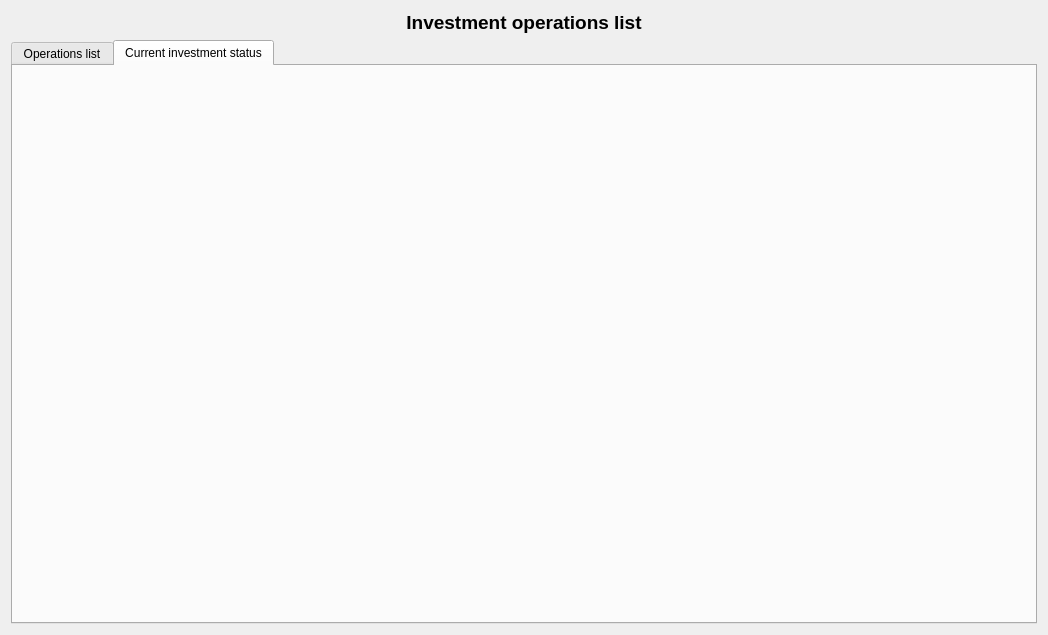
<?xml version="1.0" encoding="UTF-8"?>
<ui version="4.0">
 <class>wdgInvestmentsOperations</class>
 <widget class="QWidget" name="wdgInvestmentsOperations">
  <property name="geometry">
   <rect>
    <x>0</x>
    <y>0</y>
    <width>1048</width>
    <height>635</height>
   </rect>
  </property>
  <layout class="QHBoxLayout" name="horizontalLayout">
   <item>
    <layout class="QVBoxLayout" name="verticalLayout">
     <item>
      <widget class="QLabel" name="lbl">
       <property name="font">
        <font>
         <pointsize>14</pointsize>
         <weight>75</weight>
         <bold>true</bold>
        </font>
       </property>
       <property name="text">
        <string>Investment operations list</string>
       </property>
       <property name="alignment">
        <set>Qt::AlignCenter</set>
       </property>
      </widget>
     </item>
     <item>
      <widget class="QTabWidget" name="tab">
       <property name="currentIndex">
        <number>1</number>
       </property>
       <widget class="QWidget" name="tab_1">
        <attribute name="icon">
         <iconset resource="../images/xulpymoney.qrc">
          <normaloff>:/xulpymoney/document-edit.png</normaloff>:/xulpymoney/document-edit.png</iconset>
        </attribute>
        <attribute name="title">
         <string>Operations list</string>
        </attribute>
        <layout class="QHBoxLayout" name="horizontalLayout_7">
         <item>
          <layout class="QVBoxLayout" name="verticalLayout_4">
           <item>
            <widget class="QGroupBox" name="groupBox">
             <property name="title">
              <string>List options</string>
             </property>
             <layout class="QHBoxLayout" name="horizontalLayout_6">
              <item>
               <layout class="QVBoxLayout" name="verticalLayout_2">
                <item>
                 <layout class="QVBoxLayout" name="verticalLayout_3">
                  <item>
                   <layout class="QHBoxLayout" name="horizontalLayout_3">
                    <item>
                     <widget class="QRadioButton" name="radYear">
                      <property name="text">
                       <string>Show all investment operations from selected year</string>
                      </property>
                     </widget>
                    </item>
                    <item>
                     <widget class="wdgYear" name="wy" native="true"/>
                    </item>
                    <item>
                     <spacer name="horizontalSpacer_2">
                      <property name="orientation">
                       <enum>Qt::Horizontal</enum>
                      </property>
                      <property name="sizeHint" stdset="0">
                       <size>
                        <width>40</width>
                        <height>20</height>
                       </size>
                      </property>
                     </spacer>
                    </item>
                   </layout>
                  </item>
                  <item>
                   <layout class="QHBoxLayout" name="horizontalLayout_2">
                    <item>
                     <widget class="QRadioButton" name="radYearMonth">
                      <property name="text">
                       <string>Show investment operations from selected year and month</string>
                      </property>
                      <property name="checked">
                       <bool>true</bool>
                      </property>
                     </widget>
                    </item>
                    <item>
                     <widget class="wdgYearMonth" name="wym" native="true"/>
                    </item>
                    <item>
                     <spacer name="horizontalSpacer">
                      <property name="orientation">
                       <enum>Qt::Horizontal</enum>
                      </property>
                      <property name="sizeHint" stdset="0">
                       <size>
                        <width>40</width>
                        <height>20</height>
                       </size>
                      </property>
                     </spacer>
                    </item>
                   </layout>
                  </item>
                 </layout>
                </item>
                <item>
                 <widget class="Line" name="line">
                  <property name="orientation">
                   <enum>Qt::Horizontal</enum>
                  </property>
                 </widget>
                </item>
                <item>
                 <layout class="QHBoxLayout" name="horizontalLayout_4">
                  <item>
                   <spacer name="horizontalSpacer_3">
                    <property name="orientation">
                     <enum>Qt::Horizontal</enum>
                    </property>
                    <property name="sizeHint" stdset="0">
                     <size>
                      <width>40</width>
                      <height>20</height>
                     </size>
                    </property>
                   </spacer>
                  </item>
                  <item>
                   <widget class="QComboBox" name="cmbFilters">
                    <property name="sizeAdjustPolicy">
                     <enum>QComboBox::AdjustToContents</enum>
                    </property>
                    <item>
                     <property name="text">
                      <string>Show all investment operations</string>
                     </property>
                     <property name="icon">
                      <iconset resource="../images/xulpymoney.qrc">
                       <normaloff>:/xulpymoney/star.png</normaloff>:/xulpymoney/star.png</iconset>
                     </property>
                    </item>
                    <item>
                     <property name="text">
                      <string>Show purchasing investment operations</string>
                     </property>
                     <property name="icon">
                      <iconset resource="../images/xulpymoney.qrc">
                       <normaloff>:/xulpymoney/add.png</normaloff>:/xulpymoney/add.png</iconset>
                     </property>
                    </item>
                    <item>
                     <property name="text">
                      <string>Show selling investment operations</string>
                     </property>
                     <property name="icon">
                      <iconset resource="../images/xulpymoney.qrc">
                       <normaloff>:/xulpymoney/list-remove.png</normaloff>:/xulpymoney/list-remove.png</iconset>
                     </property>
                    </item>
                    <item>
                     <property name="text">
                      <string>Exclude selling and purchasing investment operations</string>
                     </property>
                     <property name="icon">
                      <iconset resource="../images/xulpymoney.qrc">
                       <normaloff>:/xulpymoney/eye_red.png</normaloff>:/xulpymoney/eye_red.png</iconset>
                     </property>
                    </item>
                   </widget>
                  </item>
                 </layout>
                </item>
               </layout>
              </item>
             </layout>
            </widget>
           </item>
           <item>
            <widget class="mqtwObjects" name="mqtw" native="true"/>
           </item>
          </layout>
         </item>
        </layout>
       </widget>
       <widget class="QWidget" name="tab_2">
        <attribute name="icon">
         <iconset resource="../images/xulpymoney.qrc">
          <normaloff>:/xulpymoney/document-edit.png</normaloff>:/xulpymoney/document-edit.png</iconset>
        </attribute>
        <attribute name="title">
         <string>Current investment status</string>
        </attribute>
        <layout class="QHBoxLayout" name="horizontalLayout_5">
         <item>
          <widget class="mqtwObjects" name="mqtwCurrent" native="true"/>
         </item>
        </layout>
       </widget>
      </widget>
     </item>
    </layout>
   </item>
  </layout>
  <action name="actionShowInvestment">
   <property name="icon">
    <iconset resource="../images/xulpymoney.qrc">
     <normaloff>:/xulpymoney/bundle.png</normaloff>:/xulpymoney/bundle.png</iconset>
   </property>
   <property name="text">
    <string>Show investment</string>
   </property>
   <property name="toolTip">
    <string>Show investment</string>
   </property>
  </action>
  <action name="actionShowInvestmentOperation">
   <property name="icon">
    <iconset resource="../images/xulpymoney.qrc">
     <normaloff>:/xulpymoney/document-edit.png</normaloff>:/xulpymoney/document-edit.png</iconset>
   </property>
   <property name="text">
    <string>Show investment operation</string>
   </property>
   <property name="toolTip">
    <string>Show investment operation</string>
   </property>
  </action>
  <action name="actionShowAccount">
   <property name="icon">
    <iconset resource="../images/xulpymoney.qrc">
     <normaloff>:/xulpymoney/coins.png</normaloff>:/xulpymoney/coins.png</iconset>
   </property>
   <property name="text">
    <string>Show account</string>
   </property>
   <property name="toolTip">
    <string>Show account</string>
   </property>
  </action>
  <action name="actionShowProduct">
   <property name="icon">
    <iconset resource="../images/xulpymoney.qrc">
     <normaloff>:/xulpymoney/books.png</normaloff>:/xulpymoney/books.png</iconset>
   </property>
   <property name="text">
    <string>Show product</string>
   </property>
   <property name="toolTip">
    <string>Show product</string>
   </property>
  </action>
  <action name="actionRangeReport">
   <property name="icon">
    <iconset resource="../images/xulpymoney.qrc">
     <normaloff>:/xulpymoney/eye.png</normaloff>:/xulpymoney/eye.png</iconset>
   </property>
   <property name="text">
    <string>Hide in range report</string>
   </property>
   <property name="toolTip">
    <string>Hide in range report</string>
   </property>
  </action>
 </widget>
 <customwidgets>
  <customwidget>
   <class>wdgYearMonth</class>
   <extends>QWidget</extends>
   <header location="global">wdgYearMonth</header>
   <container>1</container>
  </customwidget>
  <customwidget>
   <class>wdgYear</class>
   <extends>QWidget</extends>
   <header location="global">wdgYear</header>
   <container>1</container>
  </customwidget>
  <customwidget>
   <class>mqtwObjects</class>
   <extends>QWidget</extends>
   <header location="global">myqtablewidget</header>
   <container>1</container>
  </customwidget>
 </customwidgets>
 <resources>
  <include location="../images/xulpymoney.qrc"/>
 </resources>
 <connections/>
</ui>
